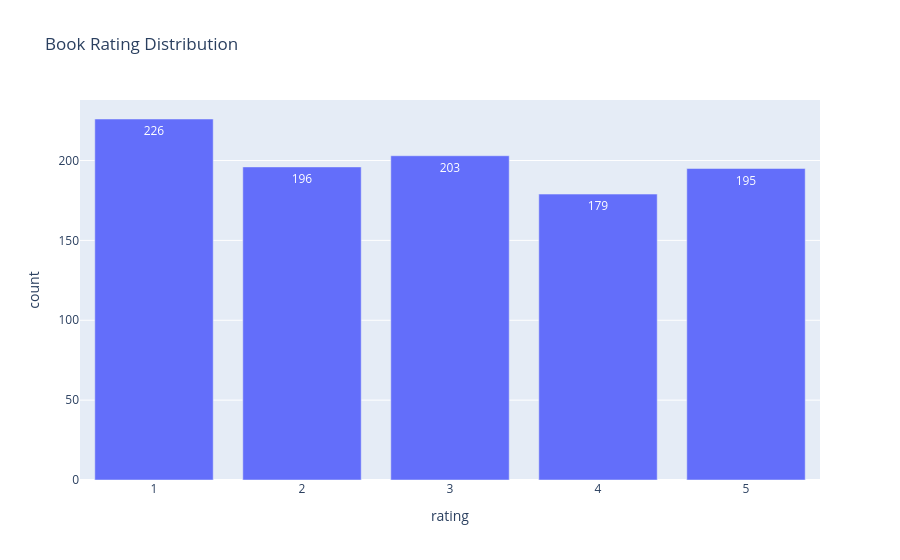

The cell this chart's notebook holds for it:
### Code cell
# Interactive Rating Distribution


rating_counts = (
    books_clean["rating"]
    .value_counts()
    .sort_index()
    .reset_index()
)

rating_counts.columns = [
    "rating",
    "count"
]

fig = px.bar(
    rating_counts,
    x="rating",
    y="count",
    title="Book Rating Distribution",
    text="count"
)

fig.show()

### Figure 1 — Plotly figure (JSON) as saved in the notebook; plotly's stock layout.template omitted (floating-point values rounded to 4 significant figures)
{"data": [{"hovertemplate": "rating=%{x}<br>count=%{text}<extra></extra>", "legendgroup": "", "marker": {"color": "#636efa", "pattern": {"shape": ""}}, "name": "", "orientation": "v", "showlegend": false, "text": [226.0, 196.0, 203.0, 179.0, 195.0], "textposition": "auto", "type": "bar", "x": [1, 2, 3, 4, 5], "xaxis": "x", "y": [226, 196, 203, 179, 195], "yaxis": "y"}], "layout": {"barmode": "relative", "legend": {"tracegroupgap": 0}, "title": {"text": "Book Rating Distribution"}, "xaxis": {"anchor": "y", "domain": [0, 1], "title": {"text": "rating"}}, "yaxis": {"anchor": "x", "domain": [0, 1], "title": {"text": "count"}}}}
